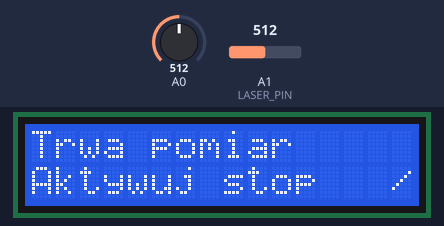
A sketch run on a simulated Arduino Uno, built with avr-gcc and run on an emulated ATmega328P. Shown: 16×2 character LCD. The inputs (shaded band) are chosen by the test bench; at power-on: A0 = 512, A1 (LASER_PIN) = 512.

Above: at 1.2 s.
1.3 s: A0 set to 52
2.8 s: A0 set to 45
At 2.81 s:
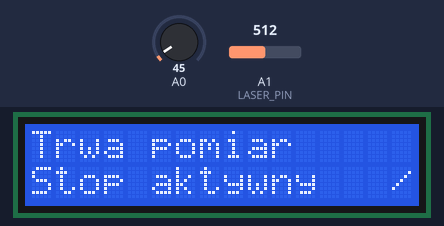
At 3.6 s:
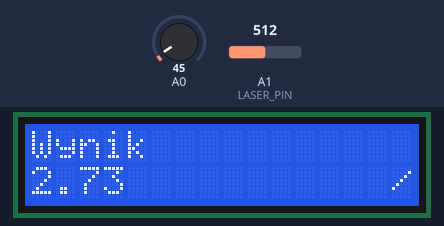
4.3 s: A1 (LASER_PIN) set to 582
5.8 s: A1 (LASER_PIN) set to 608
At 6.8 s:
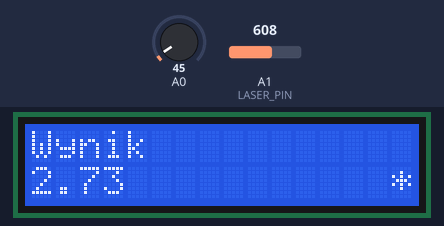
7.3 s: A0 set to 441
8.8 s: A0 set to 462
At 9.2 s:
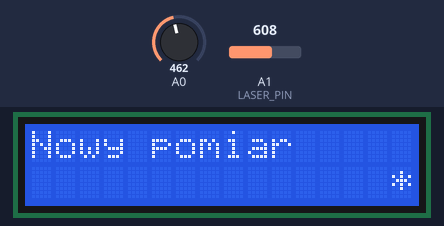
Timing chart, 0 to 11.3 s (numbered marks = the images above; inputs shaded):
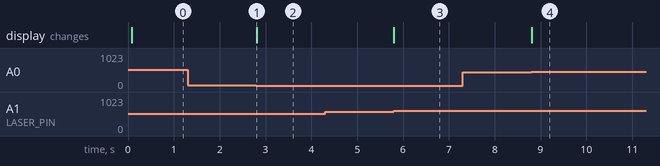

The sketch:

pumptrack_hero.ino
```cpp
#include <LiquidCrystal.h>

LiquidCrystal lcd(8, 9, 4, 5, 6, 7);

// define some values used by the panel and buttons
int lcdKey     = 0;
int prevLcdKey = 0;
int adc_key_in  = 0;
#define btnRIGHT  0
#define btnUP     1
#define btnDOWN   2
#define btnLEFT   3
#define btnSELECT 4
#define btnNONE   5

#define LASER_PIN 1
#define LASER_THRESHOLD 600

#define ACTIVATION 0
#define WAITING_FOR_NEW_MEASURE 1
#define STOP_DISABLED 2
#define STOP_ENABLED 3
#define RESULT 4

int programState = ACTIVATION;
int laserPinVal = 0;
unsigned long startTime=0;
unsigned long endTime=0;
float resultTime=0;
boolean laserBeamVisible = false;

// read the buttons
int read_LCD_buttons(){
 adc_key_in = analogRead(0);      // read the value from the sensor
 // my buttons when read are centered at these valies: 0, 144, 329, 504, 741
 // we add approx 50 to those values and check to see if we are close
 if (adc_key_in > 1000) return btnNONE; // We make this the 1st option for speed reasons since it will be the most likely result
 // For V1.1 us this threshold
 if (adc_key_in < 50)   return btnRIGHT;
 if (adc_key_in < 250)  return btnUP;
 if (adc_key_in < 450)  return btnDOWN;
 if (adc_key_in < 650)  return btnLEFT;
 if (adc_key_in < 850)  return btnSELECT;
 return btnNONE;  // when all others fail, return this...
}

void setup(){
 lcd.begin(16, 2);
 lcdPrint("Pumptrack Hero!","Reset - start");
 pinMode(LASER_PIN, INPUT);
}

void lcdPrint(char firstLine[], char secondLine[]){
 lcd.clear();
 lcd.print(firstLine);
 lcd.setCursor(0,1);
 lcd.print(secondLine);
 showLaserBeamStatus();
}

void showLaserBeamStatus(){
 lcd.setCursor(15,1);
 if(laserBeamVisible){
  lcd.print("*");
 }else{
  lcd.print("/");
 }
}

void resetAction(){
  // reset action
  startTime = 0;
  endTime = 0;
  resultTime = 0;
  programState = WAITING_FOR_NEW_MEASURE;
  lcdPrint("Nowy pomiar","");
}

void enableStopAction(){
  // enable stop of counting
  programState = STOP_ENABLED;
  lcdPrint("Trwa pomiar","Stop aktywny");
}

void startCountingAction(){
    startTime = millis();
    programState = STOP_DISABLED;
    lcdPrint("Trwa pomiar","Aktywuj stop");
}

void showResultAction(){
  endTime = millis();
  resultTime = (float)(endTime - startTime)/1000;
  programState = RESULT;
  char buff[10];
  dtostrf(resultTime, 1, 2, buff);
  lcdPrint("Wynik",buff);
}

void loop(){
  laserPinVal = analogRead(LASER_PIN);
  if(laserPinVal<LASER_THRESHOLD){
    // laser beam is breaken
    laserBeamVisible = false;
  }else{
    laserBeamVisible = true;
  }
  showLaserBeamStatus();
  if(programState != ACTIVATION){
    if(programState == WAITING_FOR_NEW_MEASURE && !laserBeamVisible){
        startCountingAction();
    }
    if(programState == STOP_ENABLED && !laserBeamVisible){
        showResultAction();
    }
  }
  lcdKey = read_LCD_buttons();
  if(prevLcdKey != lcdKey){

    if (lcdKey == btnLEFT){
      resetAction();
    }
    if (lcdKey == btnRIGHT && programState == STOP_DISABLED){
      enableStopAction();
    }

    prevLcdKey = lcdKey;
  }
}
```

Measured:
- the behaviour switches between 50 and 49 on A0 (found by bisection; images 0 and 1)
- the behaviour switches between 599 and 600 on A1 (LASER_PIN) (found by bisection; images 2 and 3)
- the behaviour switches between 449 and 450 on A0 (found by bisection; images 3 and 4)
- after the input at 1.3 s, every drawn part: stays the same
- after the input at 2.8 s, the display: changes at once (image 1)
- after the input at 4.3 s, every drawn part: stays the same
- after the input at 5.8 s, the display: changes at once (image 3)
- after the input at 7.3 s, every drawn part: stays the same
- after the input at 8.8 s, the display: changes at once (image 4)
